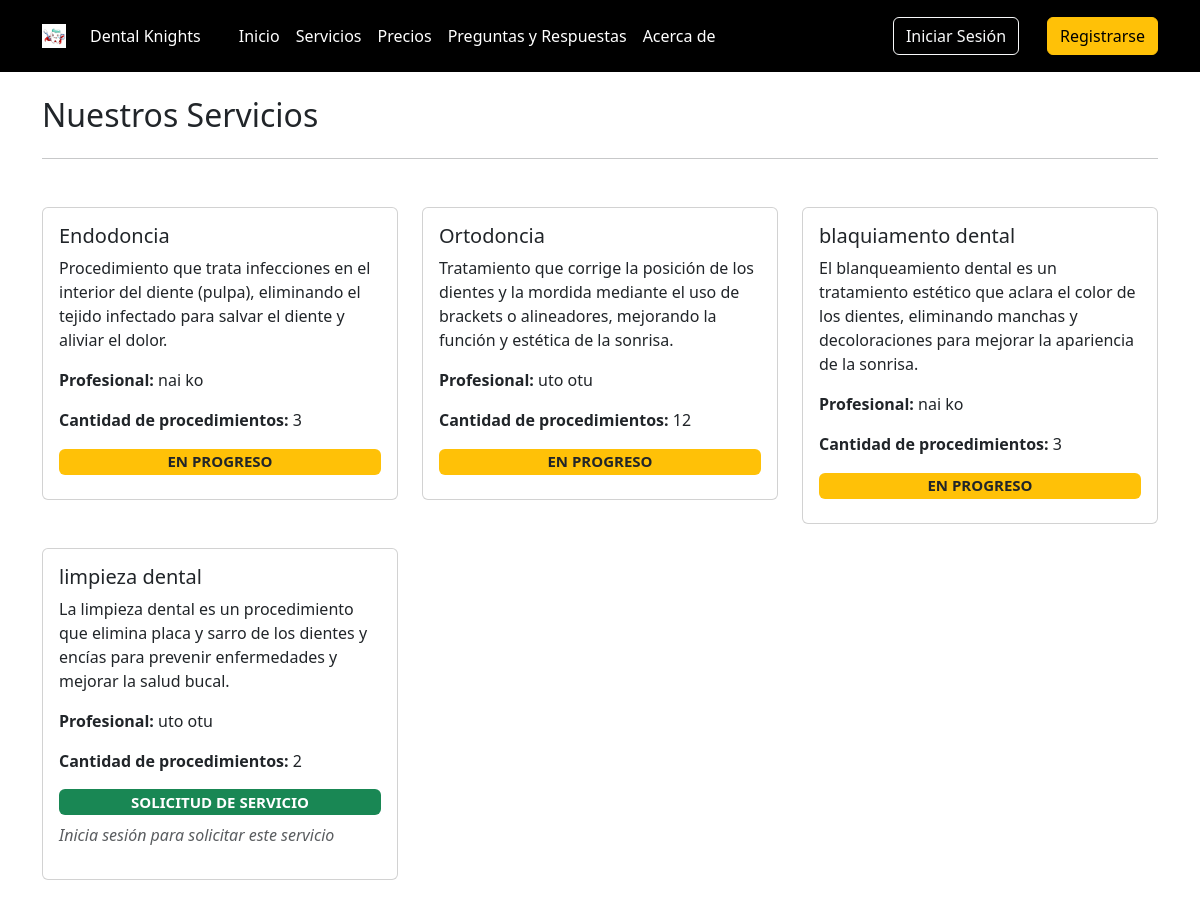
The app's page /servicios/ with its own data.
### core/models.py (models this page shows, shortened)
class Servicios(models.Model):
    STATUS_CHOICES = (
        ('S', 'Solicitud de Servicio'),  # Servicio solicitado por el cliente
        ('P', 'En progreso'),            # Servicio en proceso de realización
        ('F', 'Finalizado'),             # Servicio completado
    )
    name = models.CharField(max_length=100, verbose_name='Nombre del Servicio')  # Nombre del servicio
    description = models.TextField(blank=True, null=True, verbose_name='Descripción')  # Descripción opcional del servicio
    profesional = models.ForeignKey(User, on_delete=models.CASCADE, limit_choices_to={'groups__name': 'profesionales'}, verbose_name='Profesional')  # Profesional asignado, relacionado con un usuario del grupo "profesionales"
    n_procedimientos = models.PositiveIntegerField(default=0, verbose_name='Número de sesiones')  # Número de procedimientos o sesiones asociadas al servicio
    status = models.CharField(max_length=1, choices=STATUS_CHOICES, default='S', verbose_name='Estado')  # Estado del servicio, utilizando las opciones definidas en STATUS_CHOICES
    class Meta:
        verbose_name = 'servicio'
        verbose_name_plural = 'servicios'

### core/views.py (the view)
# urls.py: path('servicios/', ServiciosView.as_view(), name='servicios'),
@add_group_name_to_context
class ServiciosView(TemplateView):
    template_name = 'servicios.html'
    def get_context_data(self, **kwargs):
        context = super().get_context_data(**kwargs)
        servicios = Servicios.objects.all().order_by('-id') # Obtiene todos los servicios
        cliente = self.request.user if self.request.user.is_authenticated else None
        for item in servicios:
            if cliente:
                registration = RegistroServicio.objects.filter(servicio=item, cliente=cliente).first()
                item.is_enrolled = registration is not None
            else:
                item.is_enrolled = False
            enrollment_count = RegistroServicio.objects.filter(servicio=item).count()
            item.enrollment_count = enrollment_count
        context['servicios'] = servicios
        return context

### core/views.py (called while the page is built, shortened)
def get_group_and_color(user):
    group = user.groups.first()
    group_id = None
    group_name = None
    group_name_singular = None
    color = None
    return group_id, group_name, group_name_singular, color

def add_group_name_to_context(view_class):
    original_dispatch = view_class.dispatch
    def dispatch(self, request, *args, **kwargs):
        user = self.request.user
        group_id, group_name, group_name_singular, color = get_group_and_color(user)
        context = {
            'group_name': group_name,
            'group_name_singular': group_name_singular,
            'color': color
        }
        self.extra_context = context
        return original_dispatch(self, request, *args, **kwargs)
    view_class.dispatch = dispatch
    return view_class

### templates/servicios.html (shortened to what this page needs)
{% extends 'base.html' %}
{% block content %}
    <div class="container my-4">
        <div class="row">
            <div class="col">
                <h2>Nuestros Servicios</h2>
            </div>
            <div class="col">
            </div>
        </div>
        <hr>
        <div class="row row-cols-1 row-cols-md-2 row-cols-lg-3 g-4 my-4">
            {% for servicio in servicios %}
                <div class="col">
                    <div class="card">
                        <div class="card-body">
                            <h5 class="card-title">{{ servicio.name }}</h5>
                            <p class="card-text">{{ servicio.description }}</p>
                            <p class="card-text">
                                <strong>Profesional: </strong>{{ servicio.profesional.first_name }} {{ servicio.profesional.last_name }}
                            </p>
                            <p class="card-text"><strong>Cantidad de procedimientos: </strong>{{ servicio.n_procedimientos }}</p>
                            {% if servicio.status == 'F' %}
                                <h5><span class="badge bg-danger w-100">{{ servicio.get_status_display|upper }}</span></h5>
                                {% if servicio.is_enrolled %}
                                    <p class="text-success"><strong>Servicio finalizado</strong></p>
                                {% endif %}
                            {% elif servicio.status == 'P' %}
                                <h5><span class="badge bg-warning text-dark w-100">{{ servicio.get_status_display|upper }}</span></h5>
                            {% elif servicio.status == 'S' %}
                                <h5><span class="badge bg-success w-100">{{ servicio.get_status_display|upper }}</span></h5>
                                {% if user.is_authenticated %}
                                    {% if group_name == 'clientes' %}
                                        {% if not servicio.is_enrolled %}
                                            <a class="btn btn-sm btn-success" href="{% url 'inscribir_servicio' servicio.id %}">Solicitar Servicio</a>
                                        {% else %}
                                            <p class="text-success"><strong>Solicitud en curso o servicio ya inscrito</strong></p>
                                        {% endif %}
                                    {% endif %}
                                {% else %}
                                    <p class="text-muted"><em>Inicia sesión para solicitar este servicio</em></p>
                                {% endif %}
                            {% endif %}
                        </div>
                    </div>
                </div>
            {% endfor %}
        </div>
    </div>
{% endblock %}

### records on screen
Servicios: name "Endodoncia", description "Procedimiento que trata infecciones en el interior del diente (pulpa), eliminando el tejido infectado para salvar el diente y aliviar el dolor.", profesional.first_name "nai", profesional.last_name "ko", n_procedimientos "3", status "EN PROGRESO"
Servicios: name "Ortodoncia", description "Tratamiento que corrige la posición de los dientes y la mordida mediante el uso de brackets o alineadores, mejorando la función y estética de la sonrisa.", profesional.first_name "uto", profesional.last_name "otu", n_procedimientos "12", status "EN PROGRESO"
Servicios: name "blaquiamento dental", description "El blanqueamiento dental es un tratamiento estético que aclara el color de los dientes, eliminando manchas y decoloraciones para mejorar la apariencia de la sonrisa.", profesional.first_name "nai", profesional.last_name "ko", n_procedimientos "3", status "EN PROGRESO"
Servicios: name "limpieza dental", description "La limpieza dental es un procedimiento que elimina placa y sarro de los dientes y encías para prevenir enfermedades y mejorar la salud bucal.", profesional.first_name "uto", profesional.last_name "otu", n_procedimientos "2", status "SOLICITUD DE SERVICIO", shows "Inicia sesión para solicitar este servicio"
